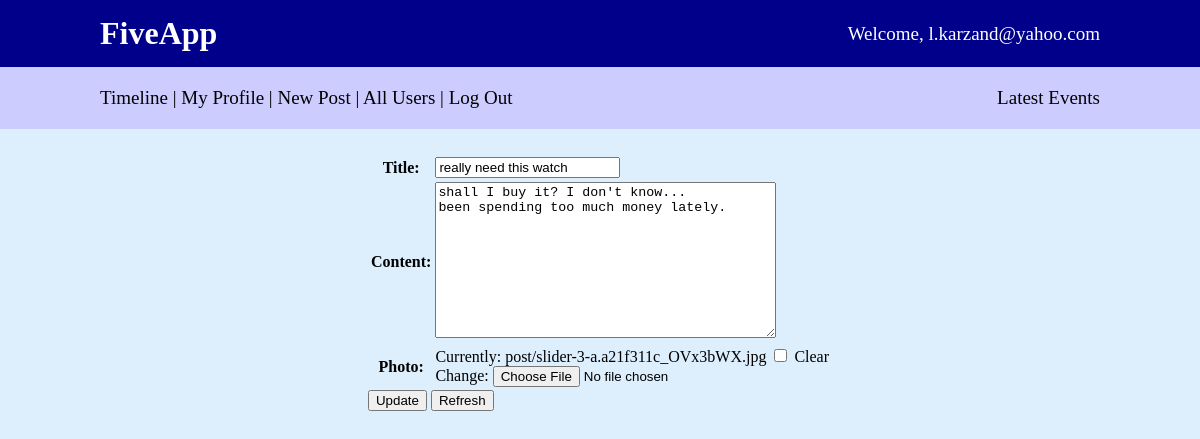
The page /posts/really-need-this-watch/edit/ (signed in) on the database its author committed.
### apps/member/models/user.py (models this page shows, shortened)
class Member(AbstractBaseUser, PermissionsMixin):
    first_name = models.CharField('first name', max_length=150, blank=True)
    last_name = models.CharField('last name', max_length=150, blank=True)
    email = models.EmailField('email address', unique=True)  # username.
    register_time = models.DateTimeField('date joined', auto_now_add=True)
    GENDER_CHOICES = (
        ('F', 'Female'),
        ('M', 'Male'),
    )
    gender = models.CharField('Gender', max_length=1, blank=True, null=True, choices=GENDER_CHOICES)
    website = models.CharField('Website Link', max_length=50, blank=True, null=True)  # website link.
    bio = models.TextField('Biography', blank=True, null=True)
    phone_regex = RegexValidator(regex=r'09[0-3][0-9]-?[0-9]{3}-?[0-9]{4}',
                                 message="Phone number must be entered in the format: '09121234567'.\
                                  exactly 11 digits allowed.")
    phone_number = models.CharField(validators=[phone_regex], max_length=11, blank=True, null=True, unique=True)
    is_active = models.BooleanField('Active', default=False)  # false means either member has registered but hasn't
    is_superuser = models.BooleanField('Superuser', default=False)  # whether or not member has access to admin panel.
    is_staff = models.BooleanField('Staff', default=False)  # whether or not member has permission to all features and
    sms_code = models.CharField('Sms Code', max_length=4)  # used for authentication in case member chooses
    USERNAME_FIELD = 'email'
    REQUIRED_FIELDS = []
    objects = MemberManager()
    class Meta:
        verbose_name = 'member'
        verbose_name_plural = 'members'
        app_label = "member"

### apps/post/models/post.py (models this page shows, shortened)
class Post(models.Model):
    title = models.CharField('Title', max_length=200)
    publisher = models.ForeignKey(settings.AUTH_USER_MODEL, verbose_name='Publisher', related_name='publisher',
                                  on_delete=models.DO_NOTHING)
    content = models.TextField('Content', null=True, blank=True)
    photo = models.ImageField(verbose_name='Photo', upload_to='post', null=True, blank=True)
    publish_date = models.DateTimeField('Publish Date', auto_now_add=True)
    liked = models.ManyToManyField(settings.AUTH_USER_MODEL, verbose_name='liked by')  # members who liked this post.
    slug = AutoSlugField('slug', populate_from=['title'], unique=True, default='')

### apps/post/views.py (the view)
# urls.py: path('<slug:slug>/edit/', PostUpdate.as_view(), name='post_edit'),
class PostUpdate(LoginRequiredMixin, UpdateView):
    model = Post
    fields = ['title', 'content', 'photo']
    template_name = 'post/post_update.html'

### lib/templatetags/messenger_tags.py (called while the page is built)
@register.inclusion_tag('lib/latest_events.html')
def latest_events(user):
    events = Event.objects.filter(viewer=user).order_by('-date')[:5]
    return {'events': events}

@register.simple_tag
def get_title_by_comment(comment_id):
    return Comment.objects.get(pk=comment_id).post.title

@register.filter
def get_slug_by_comment(comment_id):
    return Comment.objects.get(pk=comment_id).post.slug

### apps/post/templates/post/post_update.html (shortened to what this page needs)
{% extends 'base.html' %}
{% block body %}
    <form method="post" enctype="multipart/form-data">
        <table>
            {{ form.as_table }}
        </table>
        <input type="submit" value="Update">
        <a href="{% url 'post_edit' post.slug %}">
            <button type="button">Refresh</button>
        </a>
    </form>
{% endblock %}

### templates/base.html (shortened to what this page needs)
{% load static %}
{% load messenger_tags %}
<!DOCTYPE html>
<html lang="en">
<head>
    <link rel="stylesheet" type="text/css" href="{% static 'lib/base_style.css' %}">
</head>
<body style="margin: 0; padding: 0;">
<div style="display: flex; flex-direction: column">
    <header>
        <div class="d-flex">
            <h1>FiveApp</h1>
            <p class="fs_19">Welcome, {{ user.get_username }}</p>
        </div>
    </header>
    <nav class="d-flex fs_19">
        <div>
            <a href="{% url 'timeline' %}">Timeline</a> |
            <a href="{% url 'profile' user.id %}">My Profile</a> |
            <a href="{% url 'new_post' %}">New Post</a> |
            <a href="{% url 'users' %}">All Users</a> |
            <a href="{% url 'logout' %}">Log Out</a>
        </div>
        <div id="latest_nav">Latest Events</div>
    </nav>
    <div class="d-flex">
        <main>
            {% block body %}{% endblock %}
        </main>
    </div>
</div>
</body>
</html>

### templates/base.html (style rules this page uses)
html, body { height: auto; }

### rows shown on the page
Member: get_username "l.karzand@yahoo.com"
Post: title "really need this watch", content "shall I buy it? I don't know... been spending too much money lately."
